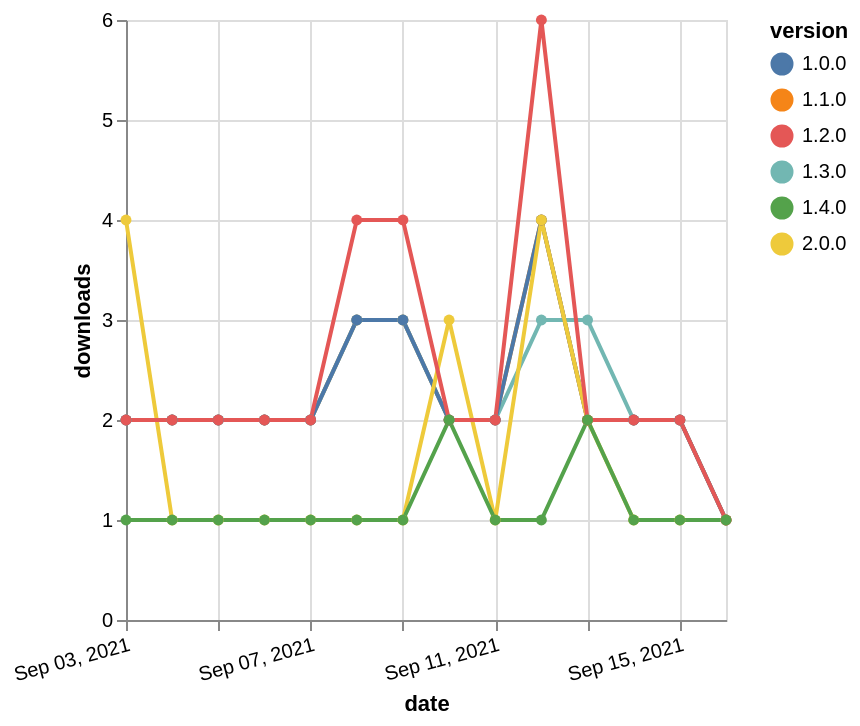

The specification (Vega-Lite) saved for this image:
### Vega-Lite specification from a JSON file in a GitHub repository (floating-point values rounded to 4 significant figures)
{"$schema": "https://vega.github.io/schema/vega-lite/v5.json", "description": "A simple bar chart with embedded data.", "data": {"values": [{"date": "2021-09-03", "total": 2516, "delta": 2, "version": "1.1.0"}, {"date": "2021-09-04", "total": 2518, "delta": 2, "version": "1.1.0"}, {"date": "2021-09-05", "total": 2520, "delta": 2, "version": "1.1.0"}, {"date": "2021-09-06", "total": 2522, "delta": 2, "version": "1.1.0"}, {"date": "2021-09-07", "total": 2524, "delta": 2, "version": "1.1.0"}, {"date": "2021-09-08", "total": 2527, "delta": 3, "version": "1.1.0"}, {"date": "2021-09-09", "total": 2530, "delta": 3, "version": "1.1.0"}, {"date": "2021-09-10", "total": 2532, "delta": 2, "version": "1.1.0"}, {"date": "2021-09-11", "total": 2534, "delta": 2, "version": "1.1.0"}, {"date": "2021-09-12", "total": 2538, "delta": 4, "version": "1.1.0"}, {"date": "2021-09-13", "total": 2540, "delta": 2, "version": "1.1.0"}, {"date": "2021-09-14", "total": 2542, "delta": 2, "version": "1.1.0"}, {"date": "2021-09-15", "total": 2544, "delta": 2, "version": "1.1.0"}, {"date": "2021-09-16", "total": 2545, "delta": 1, "version": "1.1.0"}, {"date": "2021-09-03", "total": 2328, "delta": 2, "version": "1.3.0"}, {"date": "2021-09-04", "total": 2330, "delta": 2, "version": "1.3.0"}, {"date": "2021-09-05", "total": 2332, "delta": 2, "version": "1.3.0"}, {"date": "2021-09-06", "total": 2334, "delta": 2, "version": "1.3.0"}, {"date": "2021-09-07", "total": 2336, "delta": 2, "version": "1.3.0"}, {"date": "2021-09-08", "total": 2339, "delta": 3, "version": "1.3.0"}, {"date": "2021-09-09", "total": 2342, "delta": 3, "version": "1.3.0"}, {"date": "2021-09-10", "total": 2344, "delta": 2, "version": "1.3.0"}, {"date": "2021-09-11", "total": 2346, "delta": 2, "version": "1.3.0"}, {"date": "2021-09-12", "total": 2349, "delta": 3, "version": "1.3.0"}, {"date": "2021-09-13", "total": 2352, "delta": 3, "version": "1.3.0"}, {"date": "2021-09-14", "total": 2354, "delta": 2, "version": "1.3.0"}, {"date": "2021-09-15", "total": 2356, "delta": 2, "version": "1.3.0"}, {"date": "2021-09-16", "total": 2357, "delta": 1, "version": "1.3.0"}, {"date": "2021-09-03", "total": 2507, "delta": 2, "version": "1.0.0"}, {"date": "2021-09-04", "total": 2509, "delta": 2, "version": "1.0.0"}, {"date": "2021-09-05", "total": 2511, "delta": 2, "version": "1.0.0"}, {"date": "2021-09-06", "total": 2513, "delta": 2, "version": "1.0.0"}, {"date": "2021-09-07", "total": 2515, "delta": 2, "version": "1.0.0"}, {"date": "2021-09-08", "total": 2518, "delta": 3, "version": "1.0.0"}, {"date": "2021-09-09", "total": 2521, "delta": 3, "version": "1.0.0"}, {"date": "2021-09-10", "total": 2523, "delta": 2, "version": "1.0.0"}, {"date": "2021-09-11", "total": 2525, "delta": 2, "version": "1.0.0"}, {"date": "2021-09-12", "total": 2529, "delta": 4, "version": "1.0.0"}, {"date": "2021-09-13", "total": 2531, "delta": 2, "version": "1.0.0"}, {"date": "2021-09-14", "total": 2533, "delta": 2, "version": "1.0.0"}, {"date": "2021-09-15", "total": 2535, "delta": 2, "version": "1.0.0"}, {"date": "2021-09-16", "total": 2536, "delta": 1, "version": "1.0.0"}, {"date": "2021-09-03", "total": 789, "delta": 4, "version": "2.0.0"}, {"date": "2021-09-04", "total": 790, "delta": 1, "version": "2.0.0"}, {"date": "2021-09-05", "total": 791, "delta": 1, "version": "2.0.0"}, {"date": "2021-09-06", "total": 792, "delta": 1, "version": "2.0.0"}, {"date": "2021-09-07", "total": 793, "delta": 1, "version": "2.0.0"}, {"date": "2021-09-08", "total": 794, "delta": 1, "version": "2.0.0"}, {"date": "2021-09-09", "total": 795, "delta": 1, "version": "2.0.0"}, {"date": "2021-09-10", "total": 798, "delta": 3, "version": "2.0.0"}, {"date": "2021-09-11", "total": 799, "delta": 1, "version": "2.0.0"}, {"date": "2021-09-12", "total": 803, "delta": 4, "version": "2.0.0"}, {"date": "2021-09-13", "total": 805, "delta": 2, "version": "2.0.0"}, {"date": "2021-09-14", "total": 806, "delta": 1, "version": "2.0.0"}, {"date": "2021-09-15", "total": 807, "delta": 1, "version": "2.0.0"}, {"date": "2021-09-16", "total": 808, "delta": 1, "version": "2.0.0"}, {"date": "2021-09-03", "total": 2774, "delta": 2, "version": "1.2.0"}, {"date": "2021-09-04", "total": 2776, "delta": 2, "version": "1.2.0"}, {"date": "2021-09-05", "total": 2778, "delta": 2, "version": "1.2.0"}, {"date": "2021-09-06", "total": 2780, "delta": 2, "version": "1.2.0"}, {"date": "2021-09-07", "total": 2782, "delta": 2, "version": "1.2.0"}, {"date": "2021-09-08", "total": 2786, "delta": 4, "version": "1.2.0"}, {"date": "2021-09-09", "total": 2790, "delta": 4, "version": "1.2.0"}, {"date": "2021-09-10", "total": 2792, "delta": 2, "version": "1.2.0"}, {"date": "2021-09-11", "total": 2794, "delta": 2, "version": "1.2.0"}, {"date": "2021-09-12", "total": 2800, "delta": 6, "version": "1.2.0"}, {"date": "2021-09-13", "total": 2802, "delta": 2, "version": "1.2.0"}, {"date": "2021-09-14", "total": 2804, "delta": 2, "version": "1.2.0"}, {"date": "2021-09-15", "total": 2806, "delta": 2, "version": "1.2.0"}, {"date": "2021-09-16", "total": 2807, "delta": 1, "version": "1.2.0"}, {"date": "2021-09-03", "total": 273, "delta": 1, "version": "1.4.0"}, {"date": "2021-09-04", "total": 274, "delta": 1, "version": "1.4.0"}, {"date": "2021-09-05", "total": 275, "delta": 1, "version": "1.4.0"}, {"date": "2021-09-06", "total": 276, "delta": 1, "version": "1.4.0"}, {"date": "2021-09-07", "total": 277, "delta": 1, "version": "1.4.0"}, {"date": "2021-09-08", "total": 278, "delta": 1, "version": "1.4.0"}, {"date": "2021-09-09", "total": 279, "delta": 1, "version": "1.4.0"}, {"date": "2021-09-10", "total": 281, "delta": 2, "version": "1.4.0"}, {"date": "2021-09-11", "total": 282, "delta": 1, "version": "1.4.0"}, {"date": "2021-09-12", "total": 283, "delta": 1, "version": "1.4.0"}, {"date": "2021-09-13", "total": 285, "delta": 2, "version": "1.4.0"}, {"date": "2021-09-14", "total": 286, "delta": 1, "version": "1.4.0"}, {"date": "2021-09-15", "total": 287, "delta": 1, "version": "1.4.0"}, {"date": "2021-09-16", "total": 288, "delta": 1, "version": "1.4.0"}]}, "width": "container", "mark": {"type": "line", "point": {"filled": true}}, "encoding": {"x": {"field": "date", "type": "temporal", "timeUnit": "yearmonthdate", "title": "date", "axis": {"labelAngle": -15}}, "y": {"field": "delta", "type": "quantitative", "title": "downloads"}, "color": {"field": "version", "type": "nominal"}, "tooltip": {"field": "delta"}}}
